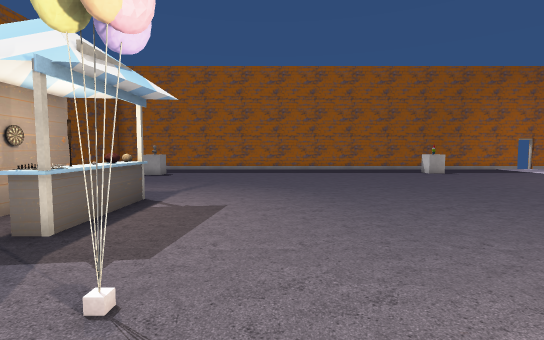
[1] (above)

18 first-person views from a walk through a scene from a Unity 3-D project. The camera is 1.4 m above the floor, tilts 4° down and sees 85° across. Doors are open. The floor is counted in squares, 1 m on a side. Each view is taken from the middle of a square. On the plan, view 1 faces up. The plan holds only what a view shows up to about 14 squares ahead; the rest is blank. The place goes on beyond the plan. Some surface patterns are stand-ins.

[2]
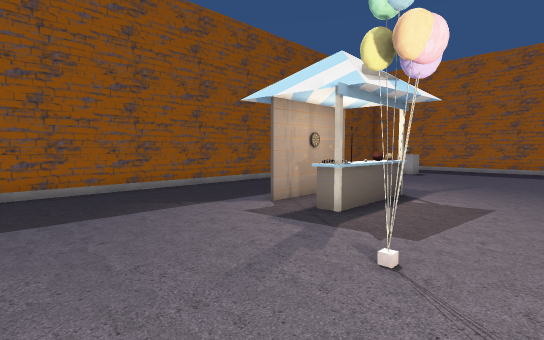

[3]
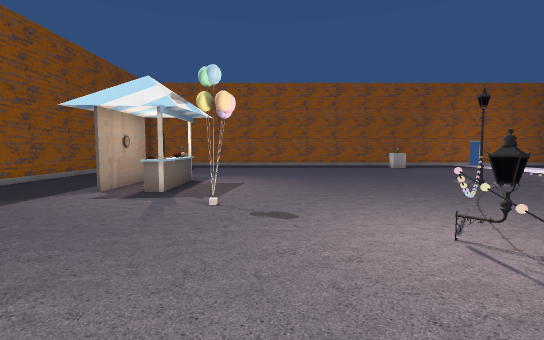

[4]
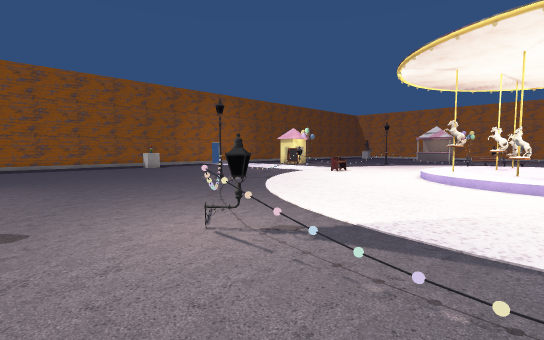

[5]
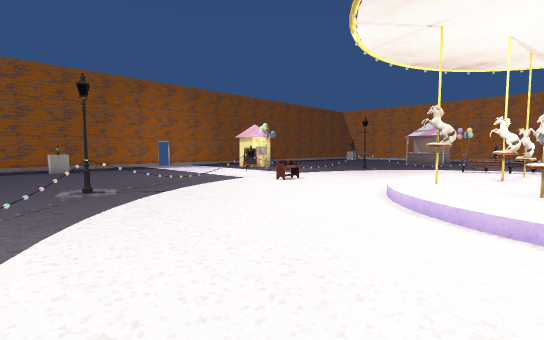

[6]
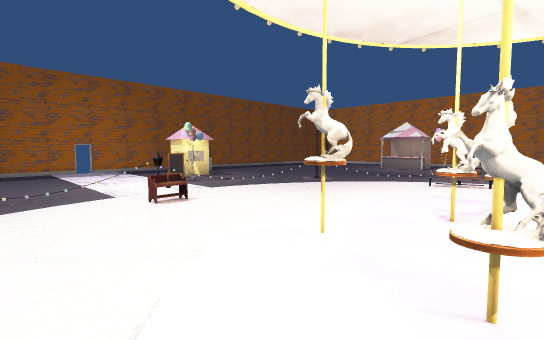

[7]
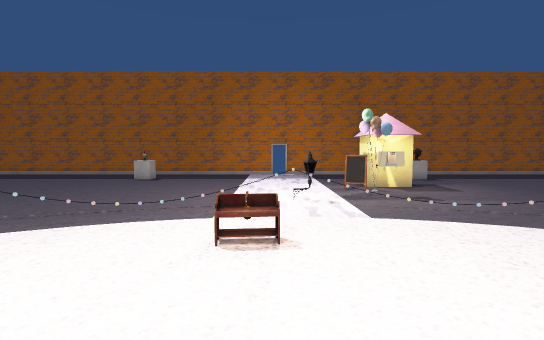

[8]
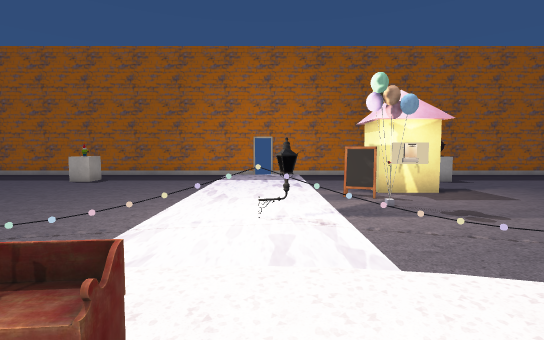

[9]
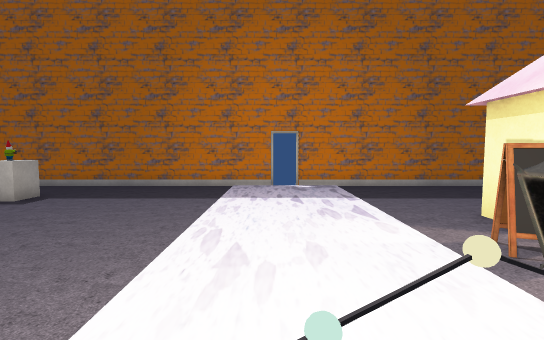

[10]
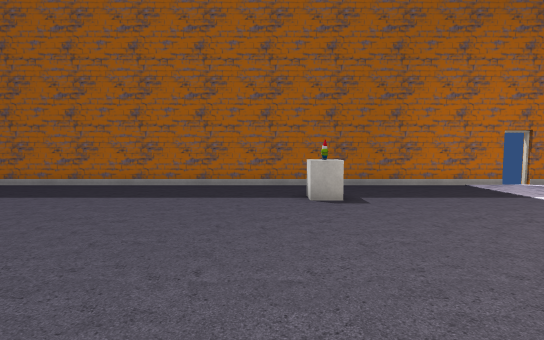

[11]
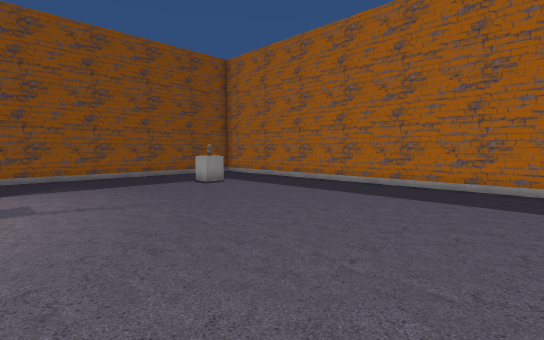

[12]
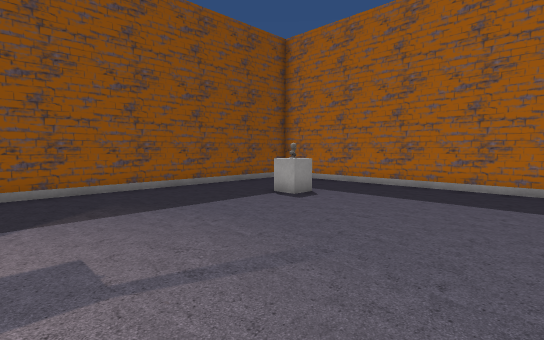

[13]
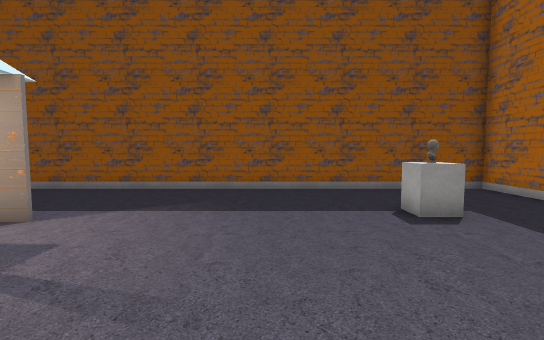

[14]
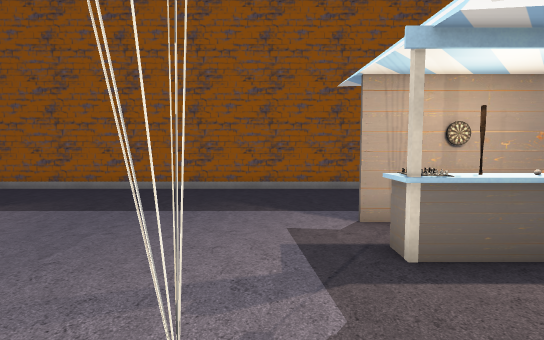

[15]
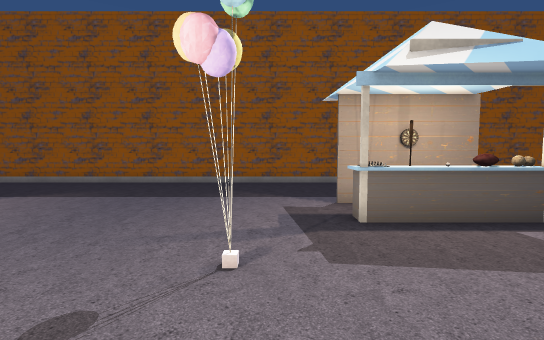

[16]
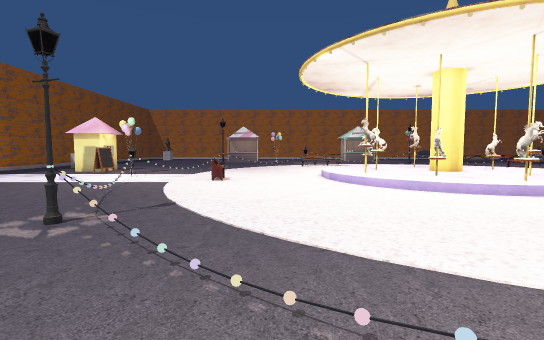

[17]
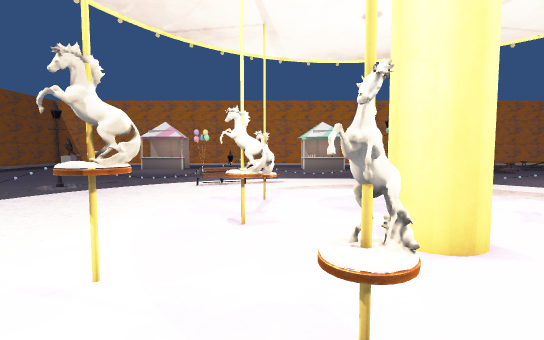

[18]
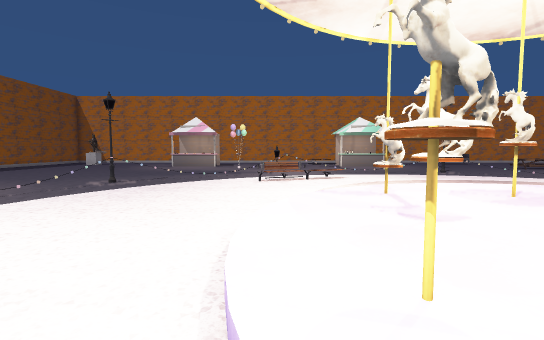

### Floor plan
Key: @ floor where view 1 was taken; # wall or solid block; x gap in a wall; . main floor; : floor 0.25 m higher than the main floor; / step, stairs or slope; D open door; = window, fence, low wall or low ledge; ^ raised ledge; O other object.
Columns run from 11 left of view 1 to 28 right of it. Each row starts with its distance up from view 1.
 21 ############################DD#######
 20 #....................................
 19 #...................................
 18 #...................OO............. OO..
 17 #...OO..............OO............. OO..
 16 #...OO............................  ....
 15 #................................O .....
 14 #................................O#.....
 13 #..............................OO.......
 12 #...............................O.......
 11 #...............................O.......
 10 #...........................=O#.........
  9 #..........................=..=.........
  8 #....#.OO............=..................
  7 #....#xO...........#O...............==O.
  6 #....#.^...........=.......OO.........=.
  5 #....#.OO..................OO..........
  4 #......................................
  3 #......................................
  2 #.........O.............................
  1 #..............=......................=.
  0 #..........@..#...........//:://......O.
 -1 #.............O........../:OO:::/......=
 -2 #.............=........./::::OO::/.....=
 -3 #....... ............../::O::O:OO// ...=
 -4 #......      ........../::O:::::::/  ...
 -5 #.....     .  .........:OO::OO::OO:  ...

Positions as (right, up) in squares from view 1, and headings:
1: (0, 0), facing up
2: (0, -1), facing up-left
3: (0, -5), facing up
4: (0, -5), facing up-right
5: (6, -4), facing up-right
6: (12, -4), facing up-right
7: (17, 0), facing up
8: (18, 4), facing up
9: (17, 9), facing up
10: (8, 9), facing up
11: (5, 9), facing up-left
12: (0, 9), facing up-left
13: (0, 13), facing left
14: (0, 3), facing left
15: (2, 3), facing left
16: (3, 3), facing right
17: (13, -3), facing right
18: (14, 0), facing right
